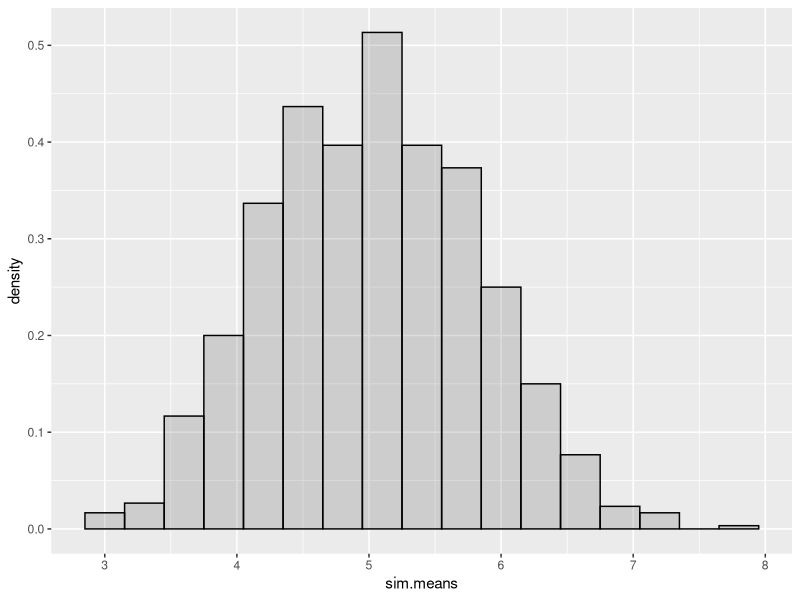
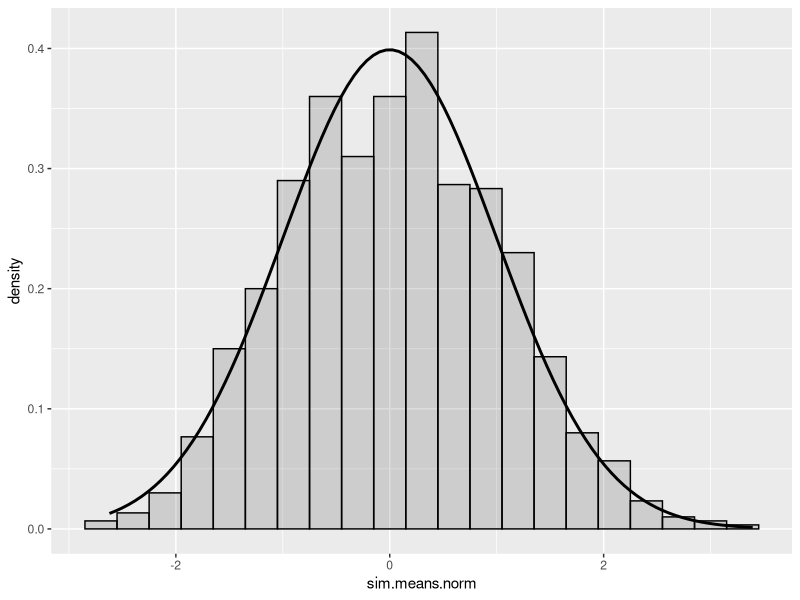

The R script that drew these images, in order:
## ---- chunk 1
library(ggplot2)
## 1000 simulations of the mean of 40 exponentials(0.2)s 
sim.vectors <- replicate(1000, rexp(40,0.2), simplify="data.frame")
sim.means <- as.vector(colMeans(sim.vectors))

## checks
#class(sim.means)
#head(sim.means)

## Plot of the distribution of the means
dat <- as.data.frame(sim.means)
g <- ggplot(dat, aes(x = sim.means)) + 
 geom_histogram(alpha = .20, binwidth=.3, colour = "black", aes(y = ..density..))
g
## ---- chunk 2
sapply(dat, mean)
## ---- chunk 3
sapply(dat, sd)
## ---- chunk 4
5/sqrt(40)
## ---- chunk 5
## Plot of the distribution of the means
dat <- as.data.frame(sim.means)
# We normalize the simulation data and define the data frame
sim.means.norm <- (sqrt(40)/5)*(sim.means-5)
dat.norm <- as.data.frame(sim.means.norm)
# Plot of the normalized simulated data. Note that know they are centered around zero as expected
g <- ggplot(dat.norm, aes(x = sim.means.norm)) + 
 geom_histogram(alpha = .20, binwidth=.3, colour = "black", aes(y = ..density..))
# We superimpose the standard normal distribution over our data.
g <- g + stat_function(fun = dnorm, size = 1)
g
## ---- chunk 6
sapply(dat, mean) + c(-1.96,1.96)*sapply(dat, sd)
